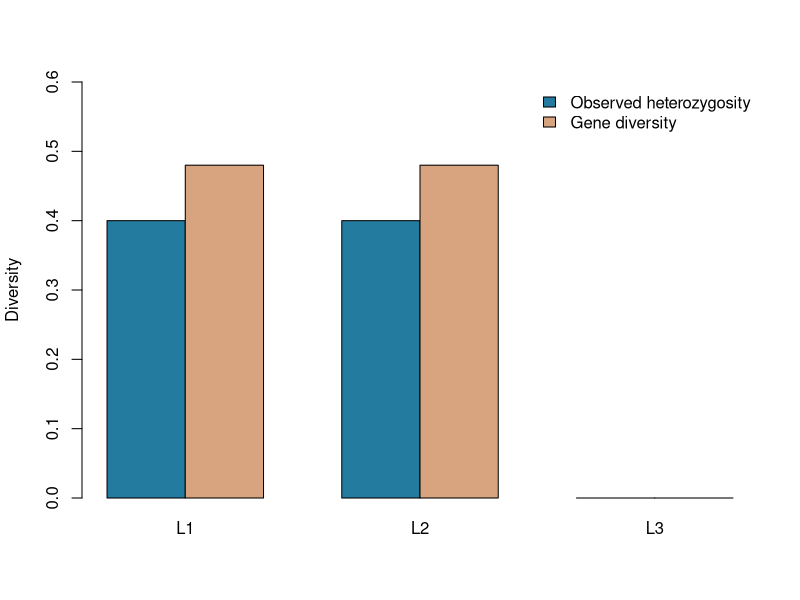

The R script that drew this image:
## ---- chunk 1
#| label: diversity-at-one-locus
dosage <- c(2L,1L,NA_integer_,0L,1L,2L) # Counts A.
called <- dosage[!is.na(dosage)]
stopifnot(all(called %in% 0:2),length(called)>0L)
n_individuals <- length(called)
n_alleles <- 2*n_individuals
p <- sum(called)/n_alleles
HO <- mean(called==1L)
HE <- 2*p*(1-p)
c(called_individuals=n_individuals,called_alleles=n_alleles,
  p_A=p,observed_heterozygosity=HO,gene_diversity=HE)
stopifnot(abs(HO-.4)<1e-12,abs(HE-.48)<1e-12)
## ---- chunk 2
#| label: corrected-diversity
corrected_HE <- n_alleles/(n_alleles-1)*HE
# Reconstruct the allele-copy labels only for this one-locus count example.
allele_copies <- c(rep("A",sum(called)),rep("B",n_alleles-sum(called)))
copy_pairs <- combn(seq_along(allele_copies),2)
pair_difference <- mean(allele_copies[copy_pairs[1,]] !=
                        allele_copies[copy_pairs[2,]])
c(plugin=HE,corrected=corrected_HE,distinct_copy_pair_fraction=pair_difference)
stopifnot(abs(corrected_HE-pair_difference)<1e-12)
## ---- chunk 3
#| label: enumerate-sampling
outcomes <- as.matrix(expand.grid(rep(list(0:1),4)))
m <- ncol(outcomes)
p_true <- .6
A_count <- rowSums(outcomes)
probability <- p_true^A_count*(1-p_true)^(m-A_count)
p_sample <- A_count/m
plugin_values <- 2*p_sample*(1-p_sample)
corrected_values <- m/(m-1)*plugin_values
expectations <- c(population_diversity=2*p_true*(1-p_true),
  expected_plugin=sum(probability*plugin_values),
  expected_corrected=sum(probability*corrected_values))
expectations
stopifnot(abs(sum(probability)-1)<1e-12,
          abs(expectations["expected_plugin"]-.36)<1e-12,
          abs(expectations["expected_corrected"]-.48)<1e-12)
## ---- chunk 4
#| label: multilocus-diversity
M <- cbind(L1=dosage,L2=c(0L,1L,2L,2L,NA_integer_,1L),L3=rep(2L,6))
rownames(M) <- paste0("individual",1:6)
locus_summary <- t(vapply(seq_len(ncol(M)),function(j) {
  x <- M[,j]
  x <- x[!is.na(x)]
  if(length(x)==0L) return(c(n_called=0,p=NA,HO=NA,HE=NA))
  stopifnot(all(x %in% 0:2))
  pj <- sum(x)/(2*length(x))
  c(n_called=length(x),p=pj,HO=mean(x==1L),HE=2*pj*(1-pj))
},numeric(4)))
rownames(locus_summary) <- colnames(M)
knitr::kable(locus_summary,digits=3)
c(equal_locus_mean_HE=mean(locus_summary[,"HE"]),
  polymorphic_locus_mean_HE=mean(locus_summary[locus_summary[,"HE"]>0,"HE"]))
## ---- chunk 5
#| label: fig-locus-diversity
#| fig-cap: "Observed heterozygosity and plug-in gene diversity at three hypothetical loci, including an invariant locus."
barplot(t(locus_summary[,c("HO","HE")]),beside=TRUE,
        col=c("#247BA0","#D8A47F"),ylim=c(0,.6),ylab="Diversity",
        legend.text=c("Observed heterozygosity","Gene diversity"),
        args.legend=list(x="topright",bty="n"))
## ---- chunk 6
#| label: chromosome-sequences
sequences <- c(chr1="AACGTA",chr2="AACGTA",chr3="AATGTA",chr4="AGTGTT")
alignment <- do.call(rbind,strsplit(sequences,""))
rownames(alignment) <- names(sequences)
stopifnot(all(alignment %in% c("A","C","G","T")))
colnames(alignment) <- paste0("site",seq_len(ncol(alignment)))
alignment
segregating <- apply(alignment,2,function(x) length(unique(x))>1L)
S <- sum(segregating)
haplotype_counts <- table(sequences)
H <- length(haplotype_counts)
c(chromosomes=nrow(alignment),sites=ncol(alignment),
  segregating_sites=S,distinct_haplotypes=H)
stopifnot(S==3,H==3)
## ---- chunk 7
#| label: nucleotide-diversity
pairs <- combn(seq_len(nrow(alignment)),2)
differences <- apply(pairs,2,function(pair) {
  sum(alignment[pair[1],] != alignment[pair[2],])
})
pair_results <- data.frame(chromosome1=rownames(alignment)[pairs[1,]],
                           chromosome2=rownames(alignment)[pairs[2,]],
                           nucleotide_differences=differences)
knitr::kable(pair_results,row.names=FALSE)
pi <- mean(differences)/ncol(alignment)
pi
stopifnot(sum(differences)==10,abs(pi-5/18)<1e-12)
# Independent per-site calculation on distinct sampled copies.
site_diversity <- apply(alignment,2,function(x) {
  f <- as.numeric(table(x))/length(x)
  length(x)/(length(x)-1)*(1-sum(f^2))
})
stopifnot(abs(mean(site_diversity)-pi)<1e-12)
## ---- chunk 8
f_hap <- as.numeric(haplotype_counts)/sum(haplotype_counts)
H_hap_plugin <- 1-sum(f_hap^2)
H_hap_corrected <- length(sequences)/(length(sequences)-1)*H_hap_plugin
c(haplotype_plugin=H_hap_plugin,haplotype_corrected=H_hap_corrected,
  nucleotide_diversity=pi)
variable_site_pi <- mean(differences)/S
extended_pi <- mean(differences)/(ncol(alignment)+2)
c(variable_sites_only=variable_site_pi,extended_sequence=extended_pi)
stopifnot(abs(H_hap_plugin-.625)<1e-12,
          abs(H_hap_corrected-5/6)<1e-12,
          abs(variable_site_pi-5/9)<1e-12,
          abs(extended_pi-5/24)<1e-12)
